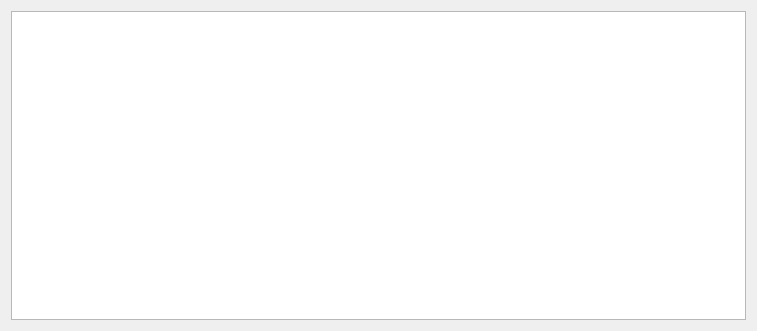
<?xml version="1.0" encoding="UTF-8"?>
<ui version="4.0">
 <class>DialogListaClientes</class>
 <widget class="QDialog" name="DialogListaClientes">
  <property name="geometry">
   <rect>
    <x>0</x>
    <y>0</y>
    <width>757</width>
    <height>331</height>
   </rect>
  </property>
  <property name="windowTitle">
   <string>Lista de Clientes</string>
  </property>
  <layout class="QGridLayout" name="gridLayout">
   <item row="0" column="0">
    <widget class="QTableWidget" name="tableWidget">
     <property name="enabled">
      <bool>true</bool>
     </property>
     <property name="selectionMode">
      <enum>QAbstractItemView::MultiSelection</enum>
     </property>
    </widget>
   </item>
  </layout>
 </widget>
 <resources/>
 <connections/>
</ui>
